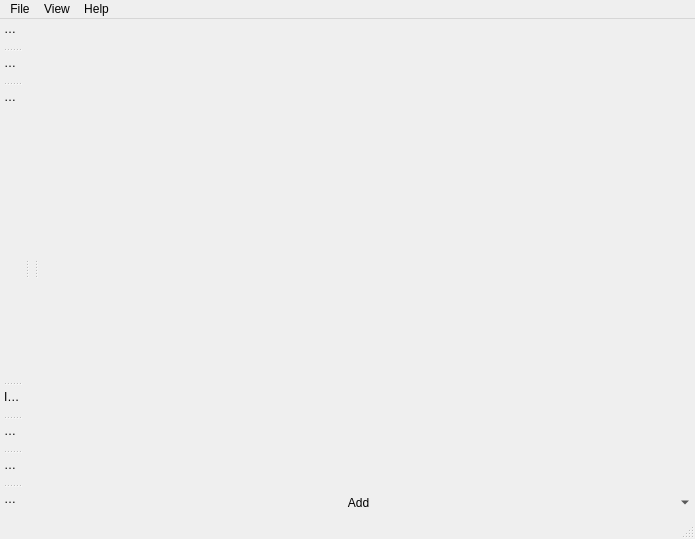
<?xml version="1.0" encoding="UTF-8"?>
<ui version="4.0">
 <class>omni::ui::MainWindow</class>
 <widget class="QMainWindow" name="omni::ui::MainWindow">
  <property name="geometry">
   <rect>
    <x>0</x>
    <y>0</y>
    <width>695</width>
    <height>539</height>
   </rect>
  </property>
  <property name="focusPolicy">
   <enum>Qt::TabFocus</enum>
  </property>
  <property name="contextMenuPolicy">
   <enum>Qt::NoContextMenu</enum>
  </property>
  <property name="windowTitle">
   <string>Omnidome</string>
  </property>
  <widget class="QWidget" name="centralwidget">
   <property name="styleSheet">
    <string notr="true"/>
   </property>
   <layout class="QHBoxLayout" name="horizontalLayout">
    <property name="leftMargin">
     <number>4</number>
    </property>
    <property name="topMargin">
     <number>4</number>
    </property>
    <property name="rightMargin">
     <number>4</number>
    </property>
    <property name="bottomMargin">
     <number>4</number>
    </property>
    <item>
     <widget class="QSplitter" name="splitter">
      <property name="orientation">
       <enum>Qt::Horizontal</enum>
      </property>
      <property name="opaqueResize">
       <bool>true</bool>
      </property>
      <widget class="QWidget" name="tabContainer" native="true">
       <property name="sizePolicy">
        <sizepolicy hsizetype="Expanding" vsizetype="Preferred">
         <horstretch>0</horstretch>
         <verstretch>0</verstretch>
        </sizepolicy>
       </property>
       <layout class="QVBoxLayout" name="verticalLayout_2" stretch="0">
        <property name="leftMargin">
         <number>0</number>
        </property>
        <property name="topMargin">
         <number>0</number>
        </property>
        <property name="rightMargin">
         <number>0</number>
        </property>
        <property name="bottomMargin">
         <number>0</number>
        </property>
        <item>
         <widget class="QWidget" name="pages" native="true">
          <property name="sizePolicy">
           <sizepolicy hsizetype="Preferred" vsizetype="Preferred">
            <horstretch>0</horstretch>
            <verstretch>11</verstretch>
           </sizepolicy>
          </property>
         </widget>
        </item>
       </layout>
      </widget>
      <widget class="QWidget" name="grpProjectors" native="true">
       <property name="sizePolicy">
        <sizepolicy hsizetype="Maximum" vsizetype="Expanding">
         <horstretch>2</horstretch>
         <verstretch>0</verstretch>
        </sizepolicy>
       </property>
       <layout class="QVBoxLayout" name="verticalLayout">
        <property name="leftMargin">
         <number>0</number>
        </property>
        <property name="topMargin">
         <number>0</number>
        </property>
        <property name="rightMargin">
         <number>0</number>
        </property>
        <property name="bottomMargin">
         <number>0</number>
        </property>
        <item>
         <widget class="omni::ui::proj::TuningList" name="tuningList" native="true">
          <property name="sizePolicy">
           <sizepolicy hsizetype="Expanding" vsizetype="Expanding">
            <horstretch>2</horstretch>
            <verstretch>0</verstretch>
           </sizepolicy>
          </property>
          <property name="minimumSize">
           <size>
            <width>150</width>
            <height>0</height>
           </size>
          </property>
         </widget>
        </item>
        <item>
         <widget class="QToolButton" name="btnAddTuning">
          <property name="sizePolicy">
           <sizepolicy hsizetype="Expanding" vsizetype="Fixed">
            <horstretch>0</horstretch>
            <verstretch>0</verstretch>
           </sizepolicy>
          </property>
          <property name="toolTip">
           <string>Add another projector</string>
          </property>
          <property name="text">
           <string>Add</string>
          </property>
          <property name="popupMode">
           <enum>QToolButton::MenuButtonPopup</enum>
          </property>
          <property name="autoRaise">
           <bool>true</bool>
          </property>
         </widget>
        </item>
       </layout>
      </widget>
     </widget>
    </item>
   </layout>
  </widget>
  <widget class="QStatusBar" name="statusbar"/>
  <widget class="QDockWidget" name="dockBlend">
   <property name="sizePolicy">
    <sizepolicy hsizetype="Preferred" vsizetype="Expanding">
     <horstretch>0</horstretch>
     <verstretch>0</verstretch>
    </sizepolicy>
   </property>
   <property name="features">
    <set>QDockWidget::DockWidgetMovable</set>
   </property>
   <property name="allowedAreas">
    <set>Qt::LeftDockWidgetArea</set>
   </property>
   <property name="windowTitle">
    <string>BLEND</string>
   </property>
   <attribute name="dockWidgetArea">
    <number>1</number>
   </attribute>
   <widget class="omni::ui::Blend" name="dockBlendWidget"/>
  </widget>
  <widget class="QDockWidget" name="dockWarp">
   <property name="sizePolicy">
    <sizepolicy hsizetype="Preferred" vsizetype="Expanding">
     <horstretch>0</horstretch>
     <verstretch>0</verstretch>
    </sizepolicy>
   </property>
   <property name="features">
    <set>QDockWidget::DockWidgetMovable</set>
   </property>
   <property name="allowedAreas">
    <set>Qt::LeftDockWidgetArea</set>
   </property>
   <property name="windowTitle">
    <string>WARP</string>
   </property>
   <attribute name="dockWidgetArea">
    <number>1</number>
   </attribute>
   <widget class="omni::ui::Warp" name="dockWarpWidget"/>
  </widget>
  <widget class="QDockWidget" name="dockCanvas">
   <property name="sizePolicy">
    <sizepolicy hsizetype="Preferred" vsizetype="Expanding">
     <horstretch>0</horstretch>
     <verstretch>2</verstretch>
    </sizepolicy>
   </property>
   <property name="minimumSize">
    <size>
     <width>22</width>
     <height>200</height>
    </size>
   </property>
   <property name="features">
    <set>QDockWidget::DockWidgetMovable</set>
   </property>
   <property name="allowedAreas">
    <set>Qt::LeftDockWidgetArea</set>
   </property>
   <property name="windowTitle">
    <string>CANVAS</string>
   </property>
   <attribute name="dockWidgetArea">
    <number>1</number>
   </attribute>
   <widget class="omni::ui::Canvas" name="dockCanvasWidget"/>
  </widget>
  <widget class="QDockWidget" name="dockInputs">
   <property name="sizePolicy">
    <sizepolicy hsizetype="Preferred" vsizetype="Expanding">
     <horstretch>0</horstretch>
     <verstretch>0</verstretch>
    </sizepolicy>
   </property>
   <property name="floating">
    <bool>false</bool>
   </property>
   <property name="features">
    <set>QDockWidget::DockWidgetMovable</set>
   </property>
   <property name="allowedAreas">
    <set>Qt::LeftDockWidgetArea</set>
   </property>
   <property name="windowTitle">
    <string>INPUT</string>
   </property>
   <attribute name="dockWidgetArea">
    <number>1</number>
   </attribute>
   <widget class="omni::ui::Input" name="dockInputsWidget"/>
  </widget>
  <widget class="QDockWidget" name="dockMapping">
   <property name="sizePolicy">
    <sizepolicy hsizetype="Preferred" vsizetype="Expanding">
     <horstretch>0</horstretch>
     <verstretch>0</verstretch>
    </sizepolicy>
   </property>
   <property name="features">
    <set>QDockWidget::DockWidgetMovable</set>
   </property>
   <property name="allowedAreas">
    <set>Qt::LeftDockWidgetArea</set>
   </property>
   <property name="windowTitle">
    <string>MAPPING</string>
   </property>
   <attribute name="dockWidgetArea">
    <number>1</number>
   </attribute>
   <widget class="omni::ui::Mapping" name="dockMappingWidget"/>
  </widget>
  <widget class="QDockWidget" name="dockScene">
   <property name="sizePolicy">
    <sizepolicy hsizetype="Preferred" vsizetype="Expanding">
     <horstretch>0</horstretch>
     <verstretch>0</verstretch>
    </sizepolicy>
   </property>
   <property name="features">
    <set>QDockWidget::DockWidgetMovable</set>
   </property>
   <property name="windowTitle">
    <string notr="true">SCENE</string>
   </property>
   <attribute name="dockWidgetArea">
    <number>1</number>
   </attribute>
   <widget class="omni::ui::Scene" name="dockSceneWidget"/>
  </widget>
  <widget class="QDockWidget" name="dockColorCorrection">
   <property name="sizePolicy">
    <sizepolicy hsizetype="Preferred" vsizetype="Expanding">
     <horstretch>0</horstretch>
     <verstretch>0</verstretch>
    </sizepolicy>
   </property>
   <property name="features">
    <set>QDockWidget::DockWidgetMovable</set>
   </property>
   <property name="windowTitle">
    <string>COLOR ADJUSTMENT</string>
   </property>
   <attribute name="dockWidgetArea">
    <number>1</number>
   </attribute>
   <widget class="omni::ui::ColorCorrection" name="dockColorCorrectionWidget"/>
  </widget>
  <widget class="QMenuBar" name="menuBar">
   <property name="geometry">
    <rect>
     <x>0</x>
     <y>0</y>
     <width>695</width>
     <height>22</height>
    </rect>
   </property>
   <widget class="QMenu" name="menuFile">
    <property name="title">
     <string>File</string>
    </property>
    <addaction name="actionNew"/>
    <addaction name="actionEditAsNew"/>
    <addaction name="actionOpen"/>
    <addaction name="actionRecentFiles"/>
    <addaction name="separator"/>
    <addaction name="actionSave"/>
    <addaction name="actionSaveAs"/>
    <addaction name="separator"/>
    <addaction name="actionQuit"/>
   </widget>
   <widget class="QMenu" name="menuView">
    <property name="title">
     <string>View</string>
    </property>
    <addaction name="actionDisableAllTunings"/>
    <addaction name="actionEnableAllTunings"/>
    <addaction name="actionEnableSelectedTuningOnly"/>
    <addaction name="separator"/>
   </widget>
   <widget class="QMenu" name="menuHelp">
    <property name="tearOffEnabled">
     <bool>false</bool>
    </property>
    <property name="title">
     <string>Help</string>
    </property>
    <addaction name="actionAbout"/>
   </widget>
   <addaction name="menuFile"/>
   <addaction name="menuView"/>
   <addaction name="menuHelp"/>
  </widget>
  <action name="actionNew">
   <property name="text">
    <string>New</string>
   </property>
   <property name="toolTip">
    <string>New calibration</string>
   </property>
   <property name="shortcut">
    <string>Ctrl+N</string>
   </property>
   <property name="shortcutContext">
    <enum>Qt::ApplicationShortcut</enum>
   </property>
  </action>
  <action name="actionOpen">
   <property name="text">
    <string>Open...</string>
   </property>
   <property name="toolTip">
    <string>Open a calibration from file</string>
   </property>
   <property name="shortcut">
    <string>Ctrl+O</string>
   </property>
   <property name="shortcutContext">
    <enum>Qt::ApplicationShortcut</enum>
   </property>
  </action>
  <action name="actionSave">
   <property name="text">
    <string>Save</string>
   </property>
   <property name="toolTip">
    <string>Save calibration</string>
   </property>
   <property name="shortcut">
    <string>Ctrl+S</string>
   </property>
   <property name="shortcutContext">
    <enum>Qt::ApplicationShortcut</enum>
   </property>
  </action>
  <action name="actionEditAsNew">
   <property name="text">
    <string>Edit As New</string>
   </property>
  </action>
  <action name="actionQuit">
   <property name="text">
    <string>Exit</string>
   </property>
  </action>
  <action name="actionSaveAs">
   <property name="text">
    <string>Save As...</string>
   </property>
   <property name="shortcut">
    <string>Ctrl+Alt+S</string>
   </property>
  </action>
  <action name="actionLast">
   <property name="text">
    <string>Last</string>
   </property>
  </action>
  <action name="actionDisableAllTunings">
   <property name="text">
    <string>Turn all projectors off</string>
   </property>
  </action>
  <action name="actionEnableAllTunings">
   <property name="text">
    <string>Turn all projectors on</string>
   </property>
  </action>
  <action name="actionEnableSelectedTuningOnly">
   <property name="text">
    <string>Show selected projector only</string>
   </property>
  </action>
  <action name="actionAbout">
   <property name="text">
    <string>About</string>
   </property>
  </action>
  <action name="actionRecentFiles">
   <property name="text">
    <string>Recent files</string>
   </property>
  </action>
  <action name="action10_fps">
   <property name="text">
    <string>10 fps</string>
   </property>
  </action>
  <action name="action25_fps">
   <property name="text">
    <string>15 fps</string>
   </property>
  </action>
  <action name="action5_fps">
   <property name="text">
    <string>5 fps</string>
   </property>
  </action>
  <action name="action60_fps">
   <property name="text">
    <string>60 fps</string>
   </property>
  </action>
  <action name="action30_fps">
   <property name="text">
    <string>30 fps</string>
   </property>
  </action>
  <action name="actionNo_limit">
   <property name="text">
    <string>no limit</string>
   </property>
  </action>
  <action name="actionProjector_View_FPS">
   <property name="text">
    <string>Projector View FPS</string>
   </property>
  </action>
 </widget>
 <customwidgets>
  <customwidget>
   <class>omni::ui::proj::TuningList</class>
   <extends>QWidget</extends>
   <header location="global">proj/TuningList.h</header>
   <container>1</container>
  </customwidget>
  <customwidget>
   <class>omni::ui::Canvas</class>
   <extends>QWidget</extends>
   <header>Canvas.h</header>
   <container>1</container>
  </customwidget>
  <customwidget>
   <class>omni::ui::Blend</class>
   <extends>QWidget</extends>
   <header>Blend.h</header>
   <container>1</container>
  </customwidget>
  <customwidget>
   <class>omni::ui::Warp</class>
   <extends>QWidget</extends>
   <header>Warp.h</header>
   <container>1</container>
  </customwidget>
  <customwidget>
   <class>omni::ui::Input</class>
   <extends>QWidget</extends>
   <header>Input.h</header>
   <container>1</container>
  </customwidget>
  <customwidget>
   <class>omni::ui::Mapping</class>
   <extends>QWidget</extends>
   <header>Mapping.h</header>
   <container>1</container>
  </customwidget>
  <customwidget>
   <class>omni::ui::Scene</class>
   <extends>QWidget</extends>
   <header>Scene.h</header>
   <container>1</container>
  </customwidget>
  <customwidget>
   <class>omni::ui::ColorCorrection</class>
   <extends>QWidget</extends>
   <header>ColorCorrection.h</header>
   <container>1</container>
  </customwidget>
 </customwidgets>
 <resources>
  <include location="../rc/omnidome.qrc"/>
 </resources>
 <connections>
  <connection>
   <sender>actionNew</sender>
   <signal>triggered()</signal>
   <receiver>omni::ui::MainWindow</receiver>
   <slot>newProjection()</slot>
   <hints>
    <hint type="sourcelabel">
     <x>-1</x>
     <y>-1</y>
    </hint>
    <hint type="destinationlabel">
     <x>657</x>
     <y>388</y>
    </hint>
   </hints>
  </connection>
  <connection>
   <sender>actionOpen</sender>
   <signal>triggered()</signal>
   <receiver>omni::ui::MainWindow</receiver>
   <slot>openProjection()</slot>
   <hints>
    <hint type="sourcelabel">
     <x>-1</x>
     <y>-1</y>
    </hint>
    <hint type="destinationlabel">
     <x>657</x>
     <y>388</y>
    </hint>
   </hints>
  </connection>
  <connection>
   <sender>actionSave</sender>
   <signal>triggered()</signal>
   <receiver>omni::ui::MainWindow</receiver>
   <slot>saveProjection()</slot>
   <hints>
    <hint type="sourcelabel">
     <x>-1</x>
     <y>-1</y>
    </hint>
    <hint type="destinationlabel">
     <x>657</x>
     <y>388</y>
    </hint>
   </hints>
  </connection>
  <connection>
   <sender>actionEditAsNew</sender>
   <signal>triggered()</signal>
   <receiver>omni::ui::MainWindow</receiver>
   <slot>editAsNew()</slot>
   <hints>
    <hint type="sourcelabel">
     <x>-1</x>
     <y>-1</y>
    </hint>
    <hint type="destinationlabel">
     <x>404</x>
     <y>294</y>
    </hint>
   </hints>
  </connection>
  <connection>
   <sender>actionQuit</sender>
   <signal>triggered()</signal>
   <receiver>omni::ui::MainWindow</receiver>
   <slot>close()</slot>
   <hints>
    <hint type="sourcelabel">
     <x>-1</x>
     <y>-1</y>
    </hint>
    <hint type="destinationlabel">
     <x>347</x>
     <y>269</y>
    </hint>
   </hints>
  </connection>
  <connection>
   <sender>actionSaveAs</sender>
   <signal>triggered()</signal>
   <receiver>omni::ui::MainWindow</receiver>
   <slot>saveProjectionAs()</slot>
   <hints>
    <hint type="sourcelabel">
     <x>-1</x>
     <y>-1</y>
    </hint>
    <hint type="destinationlabel">
     <x>347</x>
     <y>269</y>
    </hint>
   </hints>
  </connection>
 </connections>
 <slots>
  <slot>newProjection()</slot>
  <slot>openProjection()</slot>
  <slot>saveProjection()</slot>
  <slot>editAsNew()</slot>
  <slot>addTuning()</slot>
  <slot>setMode(int)</slot>
  <slot>showSettings()</slot>
  <slot>saveProjectionAs()</slot>
 </slots>
</ui>
